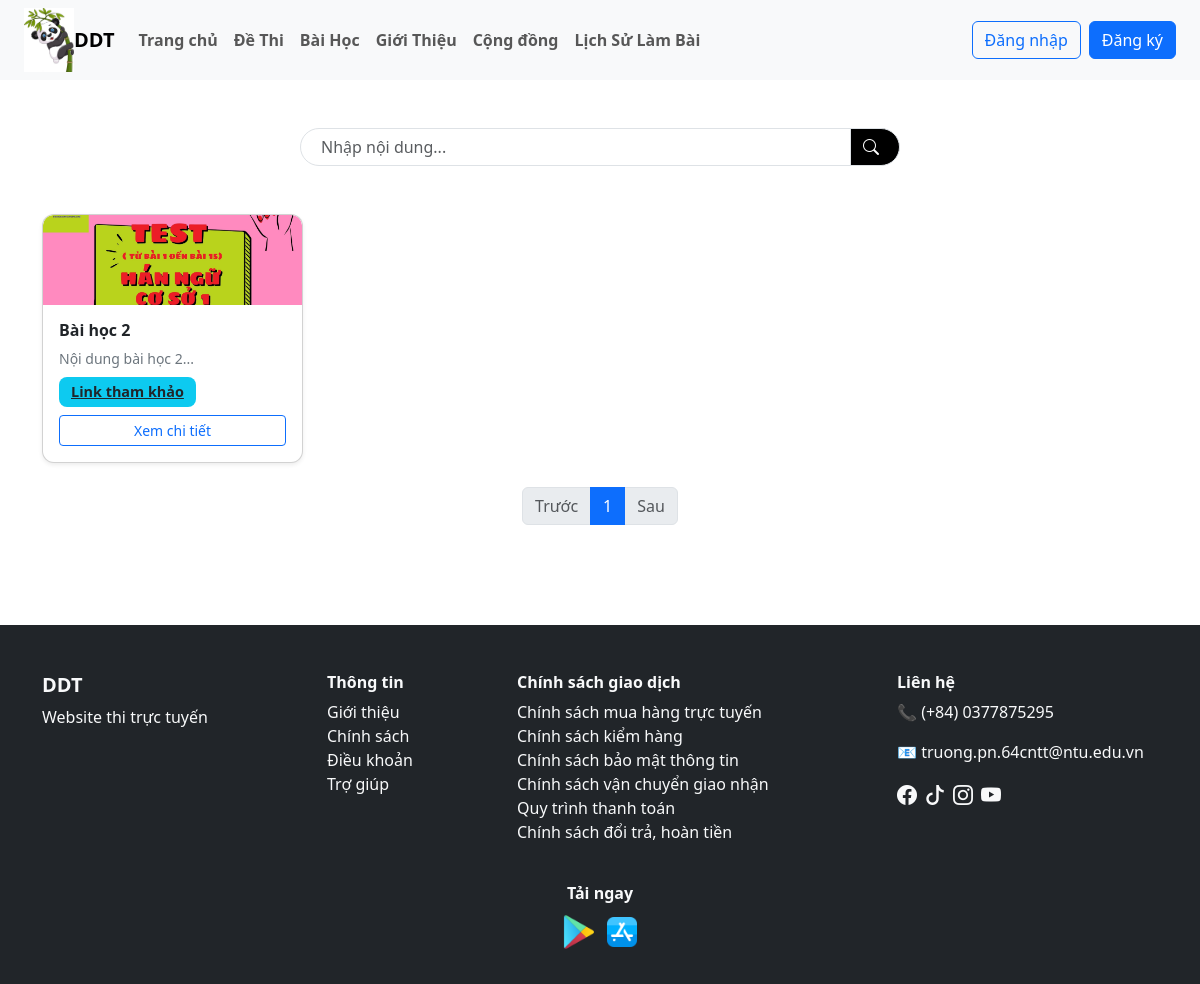
The page /user/tat_ca_bai_hoc.php?id_dm=1 on the database as committed earlier.
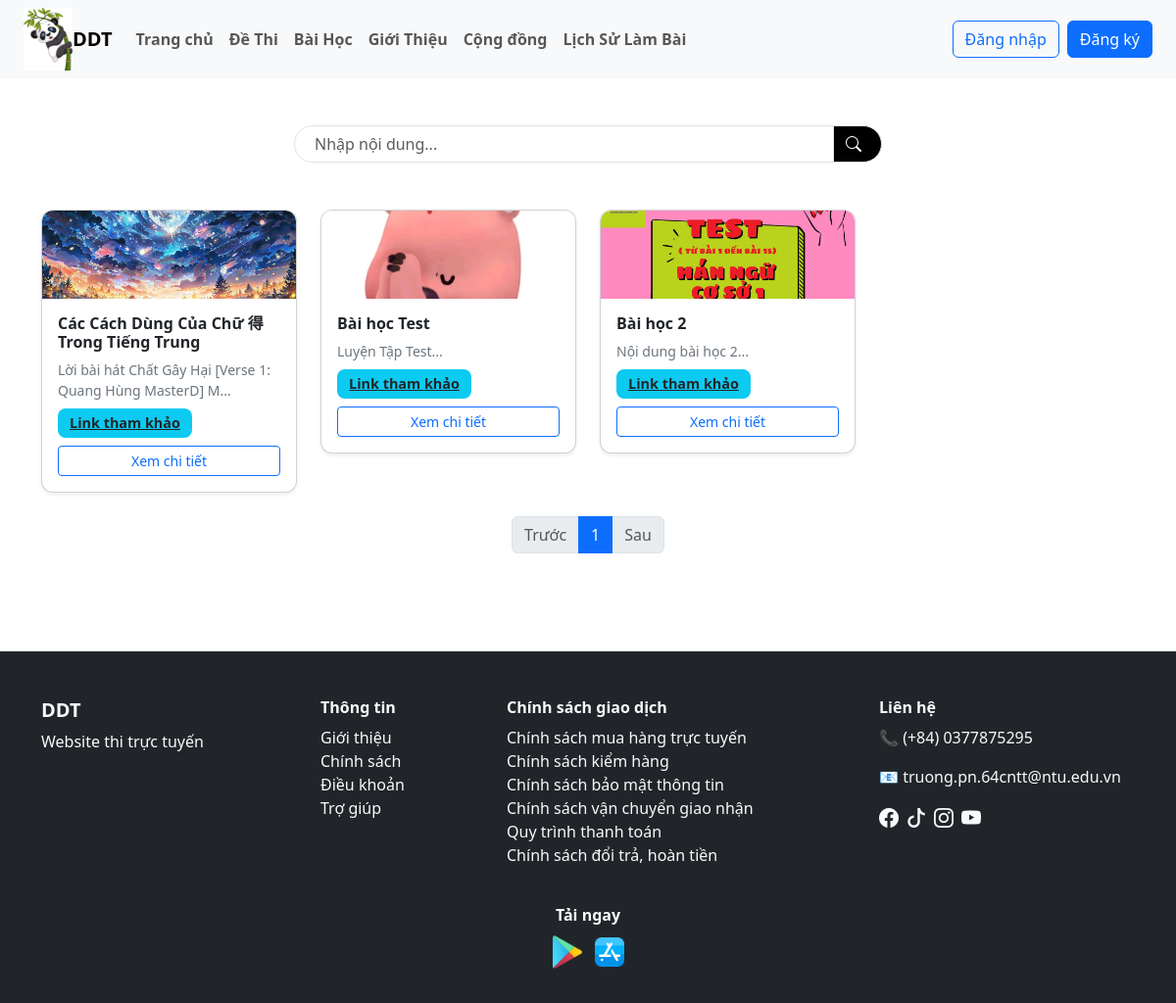
The same page on the database as committed later.
### tables this page shows
CREATE TABLE `bai_hoc` (
  `id` varchar(10) NOT NULL,
  `tieu_de` varchar(255) NOT NULL,
  `noi_dung` text DEFAULT NULL,
  `anh_bai_hoc` varchar(255) DEFAULT NULL,
  `link_bai_hoc` varchar(255) DEFAULT NULL,
  `ngay_tao` datetime DEFAULT current_timestamp(),
  `id_danh_muc` int(11) DEFAULT NULL
);

### user/tat_ca_bai_hoc.php (the view, shortened to what this page needs)
<?php
include("./header.php");
$id_dm = $_GET['id_dm'];
$keyword = isset($_GET['keyword']) ? mysqli_real_escape_string($dbc, $_GET['keyword']) : '';
$limit = 20;
$page = isset($_GET['page']) ? (int)$_GET['page'] : 1;
$start = ($page - 1) * $limit;
$sql_count = "
    SELECT COUNT(*) AS total
    FROM bai_hoc
    WHERE id_danh_muc = $id_dm
    AND (
    tieu_de LIKE '%$keyword%'
    OR noi_dung LIKE '%$keyword%'
    )
";
$rs_count = mysqli_query($dbc, $sql_count);
$total = mysqli_fetch_assoc($rs_count)['total'];
$total_pages = ceil($total / $limit);
$sql = "
    SELECT *
    FROM bai_hoc
    WHERE id_danh_muc = $id_dm
   AND (
    tieu_de LIKE '%$keyword%'
    OR noi_dung LIKE '%$keyword%'
    )
    ORDER BY id DESC
    LIMIT $start, $limit
";
$result = mysqli_query($dbc, $sql);
?>
<div class="container my-4">
    <form action="tat_ca_bai_hoc.php" method="GET">
        <div class="d-flex justify-content-center my-5">
            <div class="input-group search-box" style="max-width: 600px;">
                <input type="text" name="keyword" class="form-control" placeholder="Nhập nội dung..."
                    value="<?= htmlspecialchars($keyword) ?>">
                <button class="input-group-text bg-black text-white" type="submit">
                    <i class="bi bi-search me-2"></i>
                </button>
            </div>
        </div>
    </form>
    <?php if(mysqli_num_rows($result) > 0): ?>
    <div class="row">
        <?php while($bh = mysqli_fetch_assoc($result)): ?>
        <div class="col-md-3 col-sm-6">
            <div class="card shadow-sm" style="min-width: 250px border-radius: 10px;">
                <?php if (!empty($bh['anh_bai_hoc'])): ?>
                <img src="./image_baihoc/<?= $bh['anh_bai_hoc'] ?>" class="card-img-top"
                    style="height: 90px; object-fit: cover ; border-radius: 10px 10px 0 0;">
                <?php endif; ?>
                <div class="card-body ">
                    <h6 class="card-title fw-bold"><?= $bh['tieu_de'] ?></h6>
                    <p class="text-secondary small mb-2">
                        <?= substr(strip_tags($bh['noi_dung']), 0, 70) ?>...
                    </p>
                    <?php if (!empty($bh['link_bai_hoc'])): ?>
                    <a href="<?= $bh['link_bai_hoc'] ?>" target="_blank" class="badge bg-info text-dark mb-2">
                        Link tham khảo
                    </a>
                    <?php endif; ?>
                    <a href="chi_tiet_bai_hoc.php?id_bh=<?= $bh['id'] ?>" class="btn btn-outline-primary btn-sm w-100">
                        Xem chi tiết
                    </a>
                </div>
            </div>
        </div>
        <?php endwhile; ?>
    </div>
    <?php else: ?>
    <div class="alert alert-info">Không có đề thi nào.</div>
    <?php endif; ?>
    <nav class="mt-4">
        <ul class="pagination justify-content-center">
            <li class="page-item <?= ($page <= 1) ? 'disabled' : '' ?>">
                <a class="page-link" href="?id_dm=<?= $id_dm ?>&page=<?= $page - 1 ?>&keyword=<?= $keyword ?>">Trước</a>
            </li>
            <?php for ($i = 1; $i <= $total_pages; $i++): ?>
            <li class="page-item <?= ($i == $page) ? 'active' : '' ?>">
                <a class="page-link" href="?id_dm=<?= $id_dm ?>&page=<?= $i ?>&keyword=<?= $keyword ?>">
                    <?= $i ?>
                </a>
            </li>
            <?php endfor; ?>
            <li class="page-item <?= ($page >= $total_pages) ? 'disabled' : '' ?>">
                <a class="page-link" href="?id_dm=<?= $id_dm ?>&page=<?= $page + 1 ?>&keyword=<?= $keyword ?>">Sau</a>
            </li>
        </ul>
    </nav>
</div>
<?php
include("./footer.php");
?>

Rows that differ between the two databases and show on the page:
added bai_hoc: anh_bai_hoc (picture), tieu_de "Các Cách Dùng Của Chữ 得 Trong Tiếng Trung", noi_dung "Lời bài hát Chất Gây Hại [Verse 1: Quang Hùng MasterD] M"
added bai_hoc: anh_bai_hoc (picture), tieu_de "Bài học Test", noi_dung "Luyện Tập Test"
